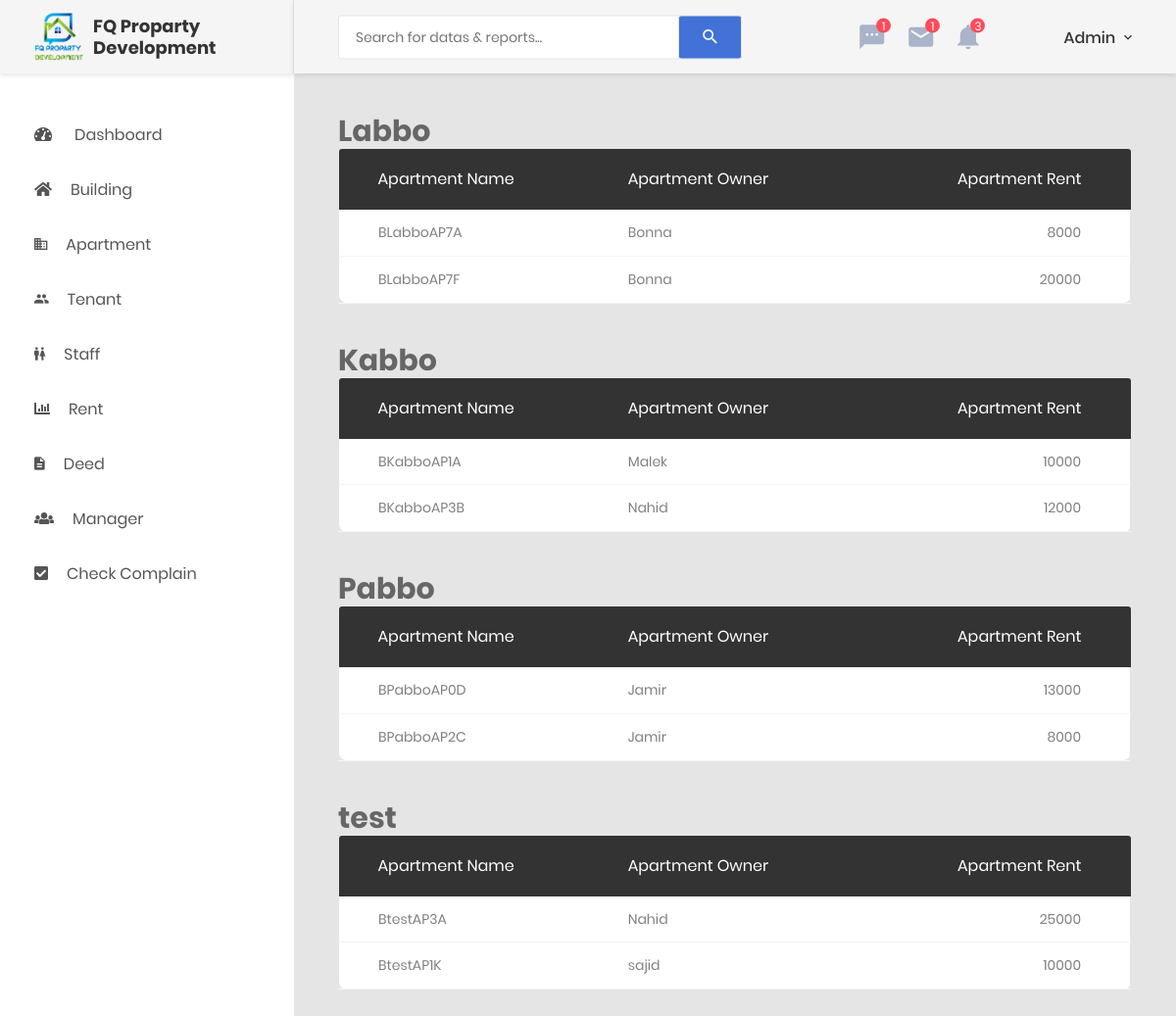
Page /building-list.php (signed in) on the committed database.
### tables this page shows
CREATE TABLE `building` (
  `buildingID` int(11) NOT NULL,
  `buildingName` varchar(255) NOT NULL,
  `buildingLoc` varchar(255) NOT NULL,
  `buildingStor` int(11) NOT NULL
);

CREATE TABLE `apartment` (
  `apartmentID` int(11) NOT NULL,
  `apartmentName` varchar(255) NOT NULL,
  `building` varchar(255) NOT NULL,
  `aptOwner` varchar(255) NOT NULL,
  `aptFair` int(11) NOT NULL,
  `tenantName` varchar(255) DEFAULT NULL
);

### includes/db-config.php (called while the page is built, shortened)
<?php
$building = 'building';
$apartment = 'apartment';

### building-list.php (the view, shortened to what this page needs)
<?php
include ('includes/db-config.php');
include ('includes/header.php');
include ('includes/sidebar.php'); ?>
<div class="page-container">
    <?php
    include ('includes/header-desktop.php');
    ?>
    <?php
    $sqlforbld = "SELECT buildingName FROM $building";
    $resultforbld = mysqli_query($mysqli, $sqlforbld) or die(mysqli_error($mysqli));
    ?>
    <div class="main-content">
        <div class="section__content section__content--p30">
            <div class="container-fluid">
                <div class="row">
                    <?php
                    while ($dataforbld = $resultforbld->fetch_assoc()) {
                        $dtfbld = $dataforbld['buildingName'];
                        $sqlforb01 = "SELECT * FROM $apartment WHERE building = '$dtfbld'";
                        $resultforb01 = mysqli_query($mysqli, $sqlforb01) or die(mysqli_error($mysqli));
                        ?>
                        <div class="col-lg-12">
                            <h2 class="building__header">
                                <a class="custom__a" href="single-bld.php?bld=<?= $dataforbld['buildingName'] ?>
                                "><?= $dataforbld['buildingName'] ?></a>
                            </h2>
                            <div class="table-responsive m-b-40">
                                <table class="table table-borderless table-data3">
                                    <thead>
                                        <tr>
                                            <th>Apartment Name</th>
                                            <th>Apartment Owner</th>
                                            <th>Apartment Rent</th>
                                        </tr>
                                    </thead>
                                    <tbody>
                                        <?php while ($dataforb01 = $resultforb01->fetch_assoc()) { ?>
                                            <tr>
                                                <td>
                                                    <?= $dataforb01['apartmentName'] ?>
                                                </td>
                                                <td>
                                                    <?= $dataforb01['aptOwner'] ?>
                                                </td>
                                                <td>
                                                    <?= $dataforb01['aptFair'] ?>
                                                </td>
                                            </tr>
                                        <?php } ?>
                                    </tbody>
                                </table>
                            </div>
                        </div>
                    <?php } ?>
                </div>
            </div>
        </div>
    </div>
</div>
<?php
include ('includes/footer.php');
?>

### css/custom.css (style rules this page uses)
.custom__a { color: #666666; }
.building__header { display: flex; gap: 2vh; }

### rows in the picture
building: buildingName "Labbo"
apartment: apartmentName "BLabboAP7A", aptOwner "Bonna", aptFair "8000"
apartment: apartmentName "BLabboAP7F", aptOwner "Bonna", aptFair "20000"
building: buildingName "Kabbo"
apartment: apartmentName "BKabboAP1A", aptOwner "Malek", aptFair "10000"
apartment: apartmentName "BKabboAP3B", aptOwner "Nahid", aptFair "12000"
building: buildingName "Pabbo"
apartment: apartmentName "BPabboAP0D", aptOwner "Jamir", aptFair "13000"
apartment: apartmentName "BPabboAP2C", aptOwner "Jamir", aptFair "8000"
building: buildingName "test"
apartment: apartmentName "BtestAP3A", aptOwner "Nahid", aptFair "25000"
apartment: apartmentName "BtestAP1K", aptOwner "sajid", aptFair "10000"

### other values in the picture
$_SESSION['username'] "Admin"
